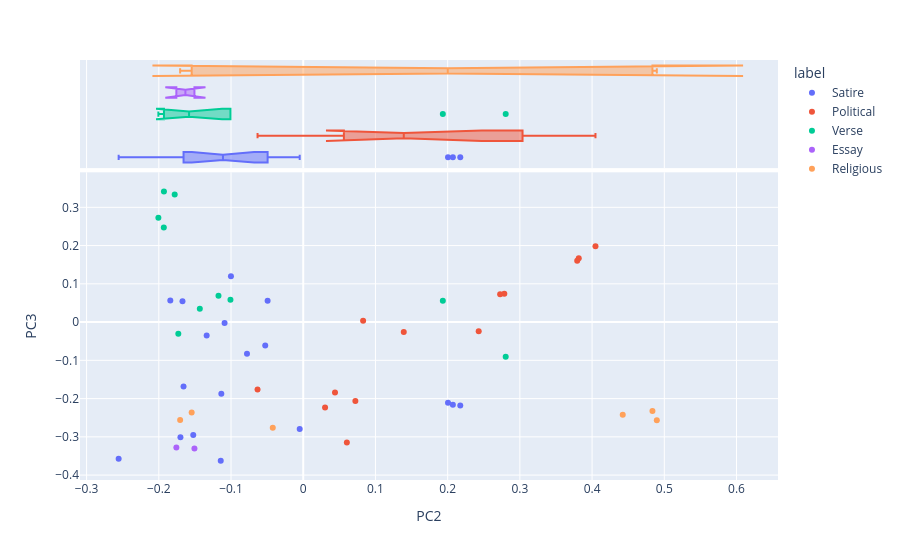

Write notebook code for a chart like this one.
### Code cell
vis_pcs(DCM_w, 2, 3)

### Figure 1 — Plotly figure (JSON) as saved in the notebook; plotly's stock layout.template omitted (floating-point values rounded to 4 significant figures)
{"data": [{"hovertemplate": "<b>%{hovertext}</b><br><br>label=Satire<br>PC2=%{x}<br>PC3=%{y}<extra></extra>", "hovertext": ["The Accomplishment of the First of Mr. Bickerstaff's Predictions", "An Argument Against Abolishing Christianity", "The Battle of the Books", "The Beasts' Confession", "The Blunders, Deficiencies, Distresses, and Misfortunes of Quilca", "Swift's Description of Quilca", "A Digression on the Nature, Usefulness, and Necessity of Wars and Quarrels", "Gulliver's Travels", "The History of Martin", "A Meditation Upon a Broomstick", "A Modest Proposal", "Polite Conversation: Dialogue I", "Polite Conversation: Dialogue II", "Polite Conversation: Dialogue III", "Polite Conversation: Introduction", "Predictions for the Year 1708", "A Project for the Universal Benefit of Mankind", "A Tale of a Tub"], "legendgroup": "Satire", "marker": {"color": "#636efa", "symbol": "circle"}, "mode": "markers", "name": "Satire", "orientation": "v", "showlegend": true, "type": "scatter", "x": [-0.05262, -0.1523, -0.1657, -0.1337, -0.1001, -0.04933, -0.1841, -0.17, -0.1672, -0.1089, -0.004888, 0.2175, 0.2005, 0.2072, -0.1142, -0.1134, -0.07788, -0.2556], "xaxis": "x", "y": [-0.06108, -0.2949, -0.1683, -0.03505, 0.1196, 0.05547, 0.05673, -0.3009, 0.05473, -0.002237, -0.2792, -0.2179, -0.2107, -0.2161, -0.3628, -0.1874, -0.0825, -0.3574], "yaxis": "y"}, {"alignmentgroup": "True", "hovertemplate": "<b>%{hovertext}</b><br><br>label=Satire<br>PC2=%{x}<extra></extra>", "hovertext": ["The Accomplishment of the First of Mr. Bickerstaff's Predictions", "An Argument Against Abolishing Christianity", "The Battle of the Books", "The Beasts' Confession", "The Blunders, Deficiencies, Distresses, and Misfortunes of Quilca", "Swift's Description of Quilca", "A Digression on the Nature, Usefulness, and Necessity of Wars and Quarrels", "Gulliver's Travels", "The History of Martin", "A Meditation Upon a Broomstick", "A Modest Proposal", "Polite Conversation: Dialogue I", "Polite Conversation: Dialogue II", "Polite Conversation: Dialogue III", "Polite Conversation: Introduction", "Predictions for the Year 1708", "A Project for the Universal Benefit of Mankind", "A Tale of a Tub"], "legendgroup": "Satire", "marker": {"color": "#636efa", "symbol": "circle"}, "name": "Satire", "notched": true, "offsetgroup": "Satire", "showlegend": false, "type": "box", "x": [-0.05262, -0.1523, -0.1657, -0.1337, -0.1001, -0.04933, -0.1841, -0.17, -0.1672, -0.1089, -0.004888, 0.2175, 0.2005, 0.2072, -0.1142, -0.1134, -0.07788, -0.2556], "xaxis": "x2", "yaxis": "y2"}, {"hovertemplate": "<b>%{hovertext}</b><br><br>label=Political<br>PC2=%{x}<br>PC3=%{y}<extra></extra>", "hovertext": ["The Address to the Jury", "Answer to a Paper", "The Answer to the Injured Lady", "The Drapier's First Letter (To the Shop-keepers, Tradesmen, Farmers, and Common People of Ireland)", "The Drapier's Second Letter", "The Drapier's Third Letter", "The Drapier's Fourth Letter (To the Whole People of Ireland)", "The Drapier's Fifth Letter", "The Drapier's Sixth Letter", "The Drapier's Seventh Letter", "The Story of the Injured Lady", "Maxims Controulled in Ireland", "Two Letters on Subjects Relative to the Improvement of Ireland"], "legendgroup": "Political", "marker": {"color": "#EF553B", "symbol": "circle"}, "mode": "markers", "name": "Political", "orientation": "v", "showlegend": true, "type": "scatter", "x": [0.0829, 0.04398, 0.03024, 0.3794, 0.4047, 0.3815, 0.2727, 0.1392, 0.2785, 0.243, -0.06328, 0.07218, 0.0604], "xaxis": "x", "y": [0.00351, -0.1839, -0.2232, 0.1605, 0.1985, 0.167, 0.07285, -0.02571, 0.0741, -0.02408, -0.1763, -0.2064, -0.3151], "yaxis": "y"}, {"alignmentgroup": "True", "hovertemplate": "<b>%{hovertext}</b><br><br>label=Political<br>PC2=%{x}<extra></extra>", "hovertext": ["The Address to the Jury", "Answer to a Paper", "The Answer to the Injured Lady", "The Drapier's First Letter (To the Shop-keepers, Tradesmen, Farmers, and Common People of Ireland)", "The Drapier's Second Letter", "The Drapier's Third Letter", "The Drapier's Fourth Letter (To the Whole People of Ireland)", "The Drapier's Fifth Letter", "The Drapier's Sixth Letter", "The Drapier's Seventh Letter", "The Story of the Injured Lady", "Maxims Controulled in Ireland", "Two Letters on Subjects Relative to the Improvement of Ireland"], "legendgroup": "Political", "marker": {"color": "#EF553B", "symbol": "circle"}, "name": "Political", "notched": true, "offsetgroup": "Political", "showlegend": false, "type": "box", "x": [0.0829, 0.04398, 0.03024, 0.3794, 0.4047, 0.3815, 0.2727, 0.1392, 0.2785, 0.243, -0.06328, 0.07218, 0.0604], "xaxis": "x2", "yaxis": "y2"}, {"hovertemplate": "<b>%{hovertext}</b><br><br>label=Verse<br>PC2=%{x}<br>PC3=%{y}<extra></extra>", "hovertext": ["Baucis and Philemon", "Cadenus and Vanessa", "The Logicians Refuted", "The Puppet Show", "Stella's Birthday, 1718", "Stella's Birthday, 1720", "Stella's Birthday, 1722", "Stella's Birthday, 1724", "Stella's Birthday, March 13, 1726", "To Stella, Visiting me in my sickness"], "legendgroup": "Verse", "marker": {"color": "#00cc96", "symbol": "circle"}, "mode": "markers", "name": "Verse", "orientation": "v", "showlegend": true, "type": "scatter", "x": [-0.1432, -0.173, -0.1008, 0.2804, 0.1933, -0.178, -0.1929, -0.1931, -0.1173, -0.2006], "xaxis": "x", "y": [0.03502, -0.03061, 0.05847, -0.09032, 0.05579, 0.3339, 0.3415, 0.2475, 0.06914, 0.2729], "yaxis": "y"}, {"alignmentgroup": "True", "hovertemplate": "<b>%{hovertext}</b><br><br>label=Verse<br>PC2=%{x}<extra></extra>", "hovertext": ["Baucis and Philemon", "Cadenus and Vanessa", "The Logicians Refuted", "The Puppet Show", "Stella's Birthday, 1718", "Stella's Birthday, 1720", "Stella's Birthday, 1722", "Stella's Birthday, 1724", "Stella's Birthday, March 13, 1726", "To Stella, Visiting me in my sickness"], "legendgroup": "Verse", "marker": {"color": "#00cc96", "symbol": "circle"}, "name": "Verse", "notched": true, "offsetgroup": "Verse", "showlegend": false, "type": "box", "x": [-0.1432, -0.173, -0.1008, 0.2804, 0.1933, -0.178, -0.1929, -0.1931, -0.1173, -0.2006], "xaxis": "x2", "yaxis": "y2"}, {"hovertemplate": "<b>%{hovertext}</b><br><br>label=Essay<br>PC2=%{x}<br>PC3=%{y}<extra></extra>", "hovertext": ["Hints Towards an Essay on Conversation", "Thoughts on Various Subjects"], "legendgroup": "Essay", "marker": {"color": "#ab63fa", "symbol": "circle"}, "mode": "markers", "name": "Essay", "orientation": "v", "showlegend": true, "type": "scatter", "x": [-0.1507, -0.1757], "xaxis": "x", "y": [-0.3305, -0.3278], "yaxis": "y"}, {"alignmentgroup": "True", "hovertemplate": "<b>%{hovertext}</b><br><br>label=Essay<br>PC2=%{x}<extra></extra>", "hovertext": ["Hints Towards an Essay on Conversation", "Thoughts on Various Subjects"], "legendgroup": "Essay", "marker": {"color": "#ab63fa", "symbol": "circle"}, "name": "Essay", "notched": true, "offsetgroup": "Essay", "showlegend": false, "type": "box", "x": [-0.1507, -0.1757], "xaxis": "x2", "yaxis": "y2"}, {"hovertemplate": "<b>%{hovertext}</b><br><br>label=Religious<br>PC2=%{x}<br>PC3=%{y}<extra></extra>", "hovertext": ["First Prayer for Stella", "Second Prayer for Stella (Oct 17, 1727)", "Third Prayer for Stella (Nov 6, 1727)", "On Mutual Subjection", "On Sleeping in Church", "On the Wisdom of This World"], "legendgroup": "Religious", "marker": {"color": "#FFA15A", "symbol": "circle"}, "mode": "markers", "name": "Religious", "orientation": "v", "showlegend": true, "type": "scatter", "x": [0.4836, 0.4424, 0.4896, -0.04217, -0.1545, -0.1705], "xaxis": "x", "y": [-0.2321, -0.242, -0.2568, -0.276, -0.2364, -0.2561], "yaxis": "y"}, {"alignmentgroup": "True", "hovertemplate": "<b>%{hovertext}</b><br><br>label=Religious<br>PC2=%{x}<extra></extra>", "hovertext": ["First Prayer for Stella", "Second Prayer for Stella (Oct 17, 1727)", "Third Prayer for Stella (Nov 6, 1727)", "On Mutual Subjection", "On Sleeping in Church", "On the Wisdom of This World"], "legendgroup": "Religious", "marker": {"color": "#FFA15A", "symbol": "circle"}, "name": "Religious", "notched": true, "offsetgroup": "Religious", "showlegend": false, "type": "box", "x": [0.4836, 0.4424, 0.4896, -0.04217, -0.1545, -0.1705], "xaxis": "x2", "yaxis": "y2"}], "layout": {"legend": {"title": {"text": "label"}, "tracegroupgap": 0}, "margin": {"t": 60}, "xaxis": {"anchor": "y", "domain": [0, 1], "title": {"text": "PC2"}}, "xaxis2": {"anchor": "y2", "domain": [0, 1], "matches": "x", "showgrid": true, "showticklabels": false}, "yaxis": {"anchor": "x", "domain": [0, 0.7326], "title": {"text": "PC3"}}, "yaxis2": {"anchor": "x2", "domain": [0.7426, 1], "matches": "y2", "showgrid": false, "showline": false, "showticklabels": false, "ticks": ""}}}
